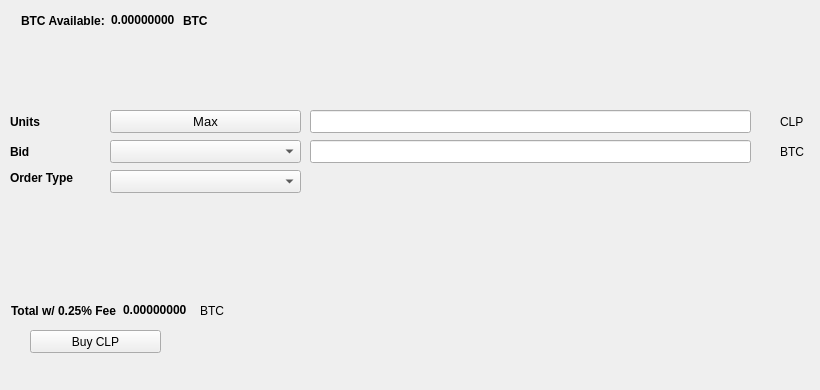
   <widget class="QWidget" name="BuyTab">
    <attribute name="title">
     <string>Buy</string>
    </attribute>
    <widget class="QPushButton" name="BuyCLP">
     <property name="geometry">
      <rect>
       <x>30</x>
       <y>330</y>
       <width>131</width>
       <height>23</height>
      </rect>
     </property>
     <property name="text">
      <string>Buy CLP</string>
     </property>
     <property name="icon">
      <iconset resource="../calypso.qrc">
       <normaloff>:/icons/bitcoin</normaloff>:/icons/bitcoin</iconset>
     </property>
    </widget>
    <widget class="QLabel" name="label_3">
     <property name="geometry">
      <rect>
       <x>10</x>
       <y>110</y>
       <width>46</width>
       <height>23</height>
      </rect>
     </property>
     <property name="font">
      <font>
       <weight>75</weight>
       <bold>true</bold>
      </font>
     </property>
     <property name="text">
      <string>Units</string>
     </property>
    </widget>
    <widget class="QLineEdit" name="UnitsInput">
     <property name="geometry">
      <rect>
       <x>310</x>
       <y>110</y>
       <width>441</width>
       <height>23</height>
      </rect>
     </property>
     <property name="font">
      <font>
       <pointsize>9</pointsize>
       <weight>75</weight>
       <bold>true</bold>
      </font>
     </property>
    </widget>
    <widget class="QLineEdit" name="BuyBidPriceEdit">
     <property name="geometry">
      <rect>
       <x>310</x>
       <y>140</y>
       <width>441</width>
       <height>23</height>
      </rect>
     </property>
     <property name="font">
      <font>
       <pointsize>9</pointsize>
       <weight>75</weight>
       <bold>true</bold>
      </font>
     </property>
    </widget>
    <widget class="QLabel" name="label_4">
     <property name="geometry">
      <rect>
       <x>780</x>
       <y>110</y>
       <width>31</width>
       <height>23</height>
      </rect>
     </property>
     <property name="text">
      <string>CLP</string>
     </property>
    </widget>
    <widget class="QLabel" name="label_5">
     <property name="geometry">
      <rect>
       <x>780</x>
       <y>140</y>
       <width>31</width>
       <height>23</height>
      </rect>
     </property>
     <property name="text">
      <string>BTC</string>
     </property>
    </widget>
    <widget class="QLabel" name="label_6">
     <property name="geometry">
      <rect>
       <x>10</x>
       <y>140</y>
       <width>46</width>
       <height>23</height>
      </rect>
     </property>
     <property name="font">
      <font>
       <weight>75</weight>
       <bold>true</bold>
      </font>
     </property>
     <property name="text">
      <string>Bid</string>
     </property>
    </widget>
    <widget class="QLabel" name="label_7">
     <property name="geometry">
      <rect>
       <x>10</x>
       <y>170</y>
       <width>91</width>
       <height>16</height>
      </rect>
     </property>
     <property name="font">
      <font>
       <weight>75</weight>
       <bold>true</bold>
      </font>
     </property>
     <property name="text">
      <string>Order Type</string>
     </property>
    </widget>
    <widget class="QPushButton" name="Buy_Max_Amount">
     <property name="geometry">
      <rect>
       <x>110</x>
       <y>110</y>
       <width>191</width>
       <height>23</height>
      </rect>
     </property>
     <property name="font">
      <font>
       <pointsize>10</pointsize>
      </font>
     </property>
     <property name="text">
      <string>Max</string>
     </property>
    </widget>
    <widget class="QComboBox" name="BuyBidcomboBox">
     <property name="geometry">
      <rect>
       <x>110</x>
       <y>140</y>
       <width>191</width>
       <height>23</height>
      </rect>
     </property>
     <property name="font">
      <font>
       <pointsize>10</pointsize>
      </font>
     </property>
    </widget>
    <widget class="QComboBox" name="buyOrdertypeCombo">
     <property name="geometry">
      <rect>
       <x>110</x>
       <y>170</y>
       <width>191</width>
       <height>23</height>
      </rect>
     </property>
     <property name="font">
      <font>
       <pointsize>10</pointsize>
      </font>
     </property>
    </widget>
    <widget class="QWidget" name="layoutWidget1">
     <property name="geometry">
      <rect>
       <x>21</x>
       <y>11</y>
       <width>227</width>
       <height>19</height>
      </rect>
     </property>
     <layout class="QHBoxLayout" name="horizontalLayout_3">
      <item>
       <widget class="QLabel" name="label232">
        <property name="font">
         <font>
          <weight>75</weight>
          <bold>true</bold>
         </font>
        </property>
        <property name="text">
         <string>BTC Available:</string>
        </property>
       </widget>
      </item>
      <item>
       <widget class="QLabel" name="BtcAvailableLbl">
        <property name="palette">
         <palette>
          <active>
           <colorrole role="WindowText">
            <brush brushstyle="SolidPattern">
             <color alpha="255">
              <red>0</red>
              <green>0</green>
              <blue>0</blue>
             </color>
            </brush>
           </colorrole>
           <colorrole role="Button">
            <brush brushstyle="SolidPattern">
             <color alpha="255">
              <red>0</red>
              <green>170</green>
              <blue>0</blue>
             </color>
            </brush>
           </colorrole>
           <colorrole role="Light">
            <brush brushstyle="SolidPattern">
             <color alpha="255">
              <red>0</red>
              <green>255</green>
              <blue>0</blue>
             </color>
            </brush>
           </colorrole>
           <colorrole role="Midlight">
            <brush brushstyle="SolidPattern">
             <color alpha="255">
              <red>0</red>
              <green>212</green>
              <blue>0</blue>
             </color>
            </brush>
           </colorrole>
           <colorrole role="Dark">
            <brush brushstyle="SolidPattern">
             <color alpha="255">
              <red>0</red>
              <green>85</green>
              <blue>0</blue>
             </color>
            </brush>
           </colorrole>
           <colorrole role="Mid">
            <brush brushstyle="SolidPattern">
             <color alpha="255">
              <red>0</red>
              <green>113</green>
              <blue>0</blue>
             </color>
            </brush>
           </colorrole>
           <colorrole role="Text">
            <brush brushstyle="SolidPattern">
             <color alpha="255">
              <red>0</red>
              <green>170</green>
              <blue>0</blue>
             </color>
            </brush>
           </colorrole>
           <colorrole role="BrightText">
            <brush brushstyle="SolidPattern">
             <color alpha="255">
              <red>255</red>
              <green>255</green>
              <blue>255</blue>
             </color>
            </brush>
           </colorrole>
           <colorrole role="ButtonText">
            <brush brushstyle="SolidPattern">
             <color alpha="255">
              <red>0</red>
              <green>0</green>
              <blue>0</blue>
             </color>
            </brush>
           </colorrole>
           <colorrole role="Base">
            <brush brushstyle="SolidPattern">
             <color alpha="255">
              <red>255</red>
              <green>255</green>
              <blue>255</blue>
             </color>
            </brush>
           </colorrole>
           <colorrole role="Window">
            <brush brushstyle="SolidPattern">
             <color alpha="255">
              <red>0</red>
              <green>170</green>
              <blue>0</blue>
             </color>
            </brush>
           </colorrole>
           <colorrole role="Shadow">
            <brush brushstyle="SolidPattern">
             <color alpha="255">
              <red>0</red>
              <green>0</green>
              <blue>0</blue>
             </color>
            </brush>
           </colorrole>
           <colorrole role="AlternateBase">
            <brush brushstyle="SolidPattern">
             <color alpha="255">
              <red>127</red>
              <green>212</green>
              <blue>127</blue>
             </color>
            </brush>
           </colorrole>
           <colorrole role="ToolTipBase">
            <brush brushstyle="SolidPattern">
             <color alpha="255">
              <red>255</red>
              <green>255</green>
              <blue>220</blue>
             </color>
            </brush>
           </colorrole>
           <colorrole role="ToolTipText">
            <brush brushstyle="SolidPattern">
             <color alpha="255">
              <red>0</red>
              <green>0</green>
              <blue>0</blue>
             </color>
            </brush>
           </colorrole>
          </active>
          <inactive>
           <colorrole role="WindowText">
            <brush brushstyle="SolidPattern">
             <color alpha="255">
              <red>0</red>
              <green>0</green>
              <blue>0</blue>
             </color>
            </brush>
           </colorrole>
           <colorrole role="Button">
            <brush brushstyle="SolidPattern">
             <color alpha="255">
              <red>0</red>
              <green>170</green>
              <blue>0</blue>
             </color>
            </brush>
           </colorrole>
           <colorrole role="Light">
            <brush brushstyle="SolidPattern">
             <color alpha="255">
              <red>0</red>
              <green>255</green>
              <blue>0</blue>
             </color>
            </brush>
           </colorrole>
           <colorrole role="Midlight">
            <brush brushstyle="SolidPattern">
             <color alpha="255">
              <red>0</red>
              <green>212</green>
              <blue>0</blue>
             </color>
            </brush>
           </colorrole>
           <colorrole role="Dark">
            <brush brushstyle="SolidPattern">
             <color alpha="255">
              <red>0</red>
              <green>85</green>
              <blue>0</blue>
             </color>
            </brush>
           </colorrole>
           <colorrole role="Mid">
            <brush brushstyle="SolidPattern">
             <color alpha="255">
              <red>0</red>
              <green>113</green>
              <blue>0</blue>
             </color>
            </brush>
           </colorrole>
           <colorrole role="Text">
            <brush brushstyle="SolidPattern">
             <color alpha="255">
              <red>0</red>
              <green>170</green>
              <blue>0</blue>
             </color>
            </brush>
           </colorrole>
           <colorrole role="BrightText">
            <brush brushstyle="SolidPattern">
             <color alpha="255">
              <red>255</red>
              <green>255</green>
              <blue>255</blue>
             </color>
            </brush>
           </colorrole>
           <colorrole role="ButtonText">
            <brush brushstyle="SolidPattern">
             <color alpha="255">
              <red>0</red>
              <green>0</green>
              <blue>0</blue>
             </color>
            </brush>
           </colorrole>
           <colorrole role="Base">
            <brush brushstyle="SolidPattern">
             <color alpha="255">
              <red>255</red>
              <green>255</green>
              <blue>255</blue>
             </color>
            </brush>
           </colorrole>
           <colorrole role="Window">
            <brush brushstyle="SolidPattern">
             <color alpha="255">
              <red>0</red>
              <green>170</green>
              <blue>0</blue>
             </color>
            </brush>
           </colorrole>
           <colorrole role="Shadow">
            <brush brushstyle="SolidPattern">
             <color alpha="255">
              <red>0</red>
              <green>0</green>
              <blue>0</blue>
             </color>
            </brush>
           </colorrole>
           <colorrole role="AlternateBase">
            <brush brushstyle="SolidPattern">
             <color alpha="255">
              <red>127</red>
              <green>212</green>
              <blue>127</blue>
             </color>
            </brush>
           </colorrole>
           <colorrole role="ToolTipBase">
            <brush brushstyle="SolidPattern">
             <color alpha="255">
              <red>255</red>
              <green>255</green>
              <blue>220</blue>
             </color>
            </brush>
           </colorrole>
           <colorrole role="ToolTipText">
            <brush brushstyle="SolidPattern">
             <color alpha="255">
              <red>0</red>
              <green>0</green>
              <blue>0</blue>
             </color>
            </brush>
           </colorrole>
          </inactive>
          <disabled>
           <colorrole role="WindowText">
            <brush brushstyle="SolidPattern">
             <color alpha="255">
              <red>0</red>
              <green>85</green>
              <blue>0</blue>
             </color>
            </brush>
           </colorrole>
           <colorrole role="Button">
            <brush brushstyle="SolidPattern">
             <color alpha="255">
              <red>0</red>
              <green>170</green>
              <blue>0</blue>
             </color>
            </brush>
           </colorrole>
           <colorrole role="Light">
            <brush brushstyle="SolidPattern">
             <color alpha="255">
              <red>0</red>
              <green>255</green>
              <blue>0</blue>
             </color>
            </brush>
           </colorrole>
           <colorrole role="Midlight">
            <brush brushstyle="SolidPattern">
             <color alpha="255">
              <red>0</red>
              <green>212</green>
              <blue>0</blue>
             </color>
            </brush>
           </colorrole>
           <colorrole role="Dark">
            <brush brushstyle="SolidPattern">
             <color alpha="255">
              <red>0</red>
              <green>85</green>
              <blue>0</blue>
             </color>
            </brush>
           </colorrole>
           <colorrole role="Mid">
            <brush brushstyle="SolidPattern">
             <color alpha="255">
              <red>0</red>
              <green>113</green>
              <blue>0</blue>
             </color>
            </brush>
           </colorrole>
           <colorrole role="Text">
            <brush brushstyle="SolidPattern">
             <color alpha="255">
              <red>0</red>
              <green>85</green>
              <blue>0</blue>
             </color>
            </brush>
           </colorrole>
           <colorrole role="BrightText">
            <brush brushstyle="SolidPattern">
             <color alpha="255">
              <red>255</red>
              <green>255</green>
              <blue>255</blue>
             </color>
            </brush>
           </colorrole>
           <colorrole role="ButtonText">
            <brush brushstyle="SolidPattern">
             <color alpha="255">
              <red>0</red>
              <green>85</green>
              <blue>0</blue>
             </color>
            </brush>
           </colorrole>
           <colorrole role="Base">
            <brush brushstyle="SolidPattern">
             <color alpha="255">
              <red>0</red>
              <green>170</green>
              <blue>0</blue>
             </color>
            </brush>
           </colorrole>
           <colorrole role="Window">
            <brush brushstyle="SolidPattern">
             <color alpha="255">
              <red>0</red>
              <green>170</green>
              <blue>0</blue>
             </color>
            </brush>
           </colorrole>
           <colorrole role="Shadow">
            <brush brushstyle="SolidPattern">
             <color alpha="255">
              <red>0</red>
              <green>0</green>
              <blue>0</blue>
             </color>
            </brush>
           </colorrole>
           <colorrole role="AlternateBase">
            <brush brushstyle="SolidPattern">
             <color alpha="255">
              <red>0</red>
              <green>170</green>
              <blue>0</blue>
             </color>
            </brush>
           </colorrole>
           <colorrole role="ToolTipBase">
            <brush brushstyle="SolidPattern">
             <color alpha="255">
              <red>255</red>
              <green>255</green>
              <blue>220</blue>
             </color>
            </brush>
           </colorrole>
           <colorrole role="ToolTipText">
            <brush brushstyle="SolidPattern">
             <color alpha="255">
              <red>0</red>
              <green>0</green>
              <blue>0</blue>
             </color>
            </brush>
           </colorrole>
          </disabled>
         </palette>
        </property>
        <property name="font">
         <font>
          <weight>75</weight>
          <bold>true</bold>
         </font>
        </property>
        <property name="text">
         <string>0.00000000</string>
        </property>
        <property name="textInteractionFlags">
         <set>Qt::LinksAccessibleByMouse|Qt::TextSelectableByKeyboard|Qt::TextSelectableByMouse</set>
        </property>
       </widget>
      </item>
      <item>
       <widget class="QLabel" name="BtcAvailableLbl_2">
        <property name="font">
         <font>
          <weight>75</weight>
          <bold>true</bold>
         </font>
        </property>
        <property name="text">
         <string>BTC</string>
        </property>
       </widget>
      </item>
     </layout>
    </widget>
    <widget class="QWidget" name="layoutWidge2">
     <property name="geometry">
      <rect>
       <x>11</x>
       <y>301</y>
       <width>259</width>
       <height>19</height>
      </rect>
     </property>
     <layout class="QHBoxLayout" name="horizontalLayout_4">
      <item>
       <widget class="QLabel" name="label_9">
        <property name="font">
         <font>
          <weight>75</weight>
          <bold>true</bold>
         </font>
        </property>
        <property name="text">
         <string>Total w/ 0.25% Fee</string>
        </property>
       </widget>
      </item>
      <item>
       <widget class="QLabel" name="BuyCostLabel">
        <property name="palette">
         <palette>
          <active>
           <colorrole role="WindowText">
            <brush brushstyle="SolidPattern">
             <color alpha="255">
              <red>0</red>
              <green>0</green>
              <blue>0</blue>
             </color>
            </brush>
           </colorrole>
           <colorrole role="Button">
            <brush brushstyle="SolidPattern">
             <color alpha="255">
              <red>0</red>
              <green>170</green>
              <blue>0</blue>
             </color>
            </brush>
           </colorrole>
           <colorrole role="Light">
            <brush brushstyle="SolidPattern">
             <color alpha="255">
              <red>0</red>
              <green>255</green>
              <blue>0</blue>
             </color>
            </brush>
           </colorrole>
           <colorrole role="Midlight">
            <brush brushstyle="SolidPattern">
             <color alpha="255">
              <red>0</red>
              <green>212</green>
              <blue>0</blue>
             </color>
            </brush>
           </colorrole>
           <colorrole role="Dark">
            <brush brushstyle="SolidPattern">
             <color alpha="255">
              <red>0</red>
              <green>85</green>
              <blue>0</blue>
             </color>
            </brush>
           </colorrole>
           <colorrole role="Mid">
            <brush brushstyle="SolidPattern">
             <color alpha="255">
              <red>0</red>
              <green>113</green>
              <blue>0</blue>
             </color>
            </brush>
           </colorrole>
           <colorrole role="Text">
            <brush brushstyle="SolidPattern">
             <color alpha="255">
              <red>0</red>
              <green>170</green>
              <blue>0</blue>
             </color>
            </brush>
           </colorrole>
           <colorrole role="BrightText">
            <brush brushstyle="SolidPattern">
             <color alpha="255">
              <red>255</red>
              <green>255</green>
              <blue>255</blue>
             </color>
            </brush>
           </colorrole>
           <colorrole role="ButtonText">
            <brush brushstyle="SolidPattern">
             <color alpha="255">
              <red>0</red>
              <green>0</green>
              <blue>0</blue>
             </color>
            </brush>
           </colorrole>
           <colorrole role="Base">
            <brush brushstyle="SolidPattern">
             <color alpha="255">
              <red>255</red>
              <green>255</green>
              <blue>255</blue>
             </color>
            </brush>
           </colorrole>
           <colorrole role="Window">
            <brush brushstyle="SolidPattern">
             <color alpha="255">
              <red>0</red>
              <green>170</green>
              <blue>0</blue>
             </color>
            </brush>
           </colorrole>
           <colorrole role="Shadow">
            <brush brushstyle="SolidPattern">
             <color alpha="255">
              <red>0</red>
              <green>0</green>
              <blue>0</blue>
             </color>
            </brush>
           </colorrole>
           <colorrole role="AlternateBase">
            <brush brushstyle="SolidPattern">
             <color alpha="255">
              <red>127</red>
              <green>212</green>
              <blue>127</blue>
             </color>
            </brush>
           </colorrole>
           <colorrole role="ToolTipBase">
            <brush brushstyle="SolidPattern">
             <color alpha="255">
              <red>255</red>
              <green>255</green>
              <blue>220</blue>
             </color>
            </brush>
           </colorrole>
           <colorrole role="ToolTipText">
            <brush brushstyle="SolidPattern">
             <color alpha="255">
              <red>0</red>
              <green>0</green>
              <blue>0</blue>
             </color>
            </brush>
           </colorrole>
          </active>
          <inactive>
           <colorrole role="WindowText">
            <brush brushstyle="SolidPattern">
             <color alpha="255">
              <red>0</red>
              <green>0</green>
              <blue>0</blue>
             </color>
            </brush>
           </colorrole>
           <colorrole role="Button">
            <brush brushstyle="SolidPattern">
             <color alpha="255">
              <red>0</red>
              <green>170</green>
              <blue>0</blue>
             </color>
            </brush>
           </colorrole>
           <colorrole role="Light">
            <brush brushstyle="SolidPattern">
             <color alpha="255">
              <red>0</red>
              <green>255</green>
              <blue>0</blue>
             </color>
            </brush>
           </colorrole>
           <colorrole role="Midlight">
            <brush brushstyle="SolidPattern">
             <color alpha="255">
              <red>0</red>
              <green>212</green>
              <blue>0</blue>
             </color>
            </brush>
           </colorrole>
           <colorrole role="Dark">
            <brush brushstyle="SolidPattern">
             <color alpha="255">
              <red>0</red>
              <green>85</green>
              <blue>0</blue>
             </color>
            </brush>
           </colorrole>
           <colorrole role="Mid">
            <brush brushstyle="SolidPattern">
             <color alpha="255">
              <red>0</red>
              <green>113</green>
              <blue>0</blue>
             </color>
            </brush>
           </colorrole>
           <colorrole role="Text">
            <brush brushstyle="SolidPattern">
             <color alpha="255">
              <red>0</red>
              <green>170</green>
              <blue>0</blue>
             </color>
            </brush>
           </colorrole>
           <colorrole role="BrightText">
            <brush brushstyle="SolidPattern">
             <color alpha="255">
              <red>255</red>
              <green>255</green>
              <blue>255</blue>
             </color>
            </brush>
           </colorrole>
           <colorrole role="ButtonText">
            <brush brushstyle="SolidPattern">
             <color alpha="255">
              <red>0</red>
              <green>0</green>
              <blue>0</blue>
             </color>
            </brush>
           </colorrole>
           <colorrole role="Base">
            <brush brushstyle="SolidPattern">
             <color alpha="255">
              <red>255</red>
              <green>255</green>
              <blue>255</blue>
             </color>
            </brush>
           </colorrole>
           <colorrole role="Window">
            <brush brushstyle="SolidPattern">
             <color alpha="255">
              <red>0</red>
              <green>170</green>
              <blue>0</blue>
             </color>
            </brush>
           </colorrole>
           <colorrole role="Shadow">
            <brush brushstyle="SolidPattern">
             <color alpha="255">
              <red>0</red>
              <green>0</green>
              <blue>0</blue>
             </color>
            </brush>
           </colorrole>
           <colorrole role="AlternateBase">
            <brush brushstyle="SolidPattern">
             <color alpha="255">
              <red>127</red>
              <green>212</green>
              <blue>127</blue>
             </color>
            </brush>
           </colorrole>
           <colorrole role="ToolTipBase">
            <brush brushstyle="SolidPattern">
             <color alpha="255">
              <red>255</red>
              <green>255</green>
              <blue>220</blue>
             </color>
            </brush>
           </colorrole>
           <colorrole role="ToolTipText">
            <brush brushstyle="SolidPattern">
             <color alpha="255">
              <red>0</red>
              <green>0</green>
              <blue>0</blue>
             </color>
            </brush>
           </colorrole>
          </inactive>
          <disabled>
           <colorrole role="WindowText">
            <brush brushstyle="SolidPattern">
             <color alpha="255">
              <red>0</red>
              <green>85</green>
              <blue>0</blue>
             </color>
            </brush>
           </colorrole>
           <colorrole role="Button">
            <brush brushstyle="SolidPattern">
             <color alpha="255">
              <red>0</red>
              <green>170</green>
              <blue>0</blue>
             </color>
            </brush>
           </colorrole>
           <colorrole role="Light">
            <brush brushstyle="SolidPattern">
             <color alpha="255">
              <red>0</red>
              <green>255</green>
              <blue>0</blue>
             </color>
            </brush>
           </colorrole>
           <colorrole role="Midlight">
            <brush brushstyle="SolidPattern">
             <color alpha="255">
              <red>0</red>
              <green>212</green>
              <blue>0</blue>
             </color>
            </brush>
           </colorrole>
           <colorrole role="Dark">
            <brush brushstyle="SolidPattern">
             <color alpha="255">
              <red>0</red>
              <green>85</green>
              <blue>0</blue>
             </color>
            </brush>
           </colorrole>
           <colorrole role="Mid">
            <brush brushstyle="SolidPattern">
             <color alpha="255">
              <red>0</red>
              <green>113</green>
              <blue>0</blue>
             </color>
            </brush>
           </colorrole>
           <colorrole role="Text">
            <brush brushstyle="SolidPattern">
             <color alpha="255">
              <red>0</red>
              <green>85</green>
              <blue>0</blue>
             </color>
            </brush>
           </colorrole>
           <colorrole role="BrightText">
            <brush brushstyle="SolidPattern">
             <color alpha="255">
              <red>255</red>
              <green>255</green>
              <blue>255</blue>
             </color>
            </brush>
           </colorrole>
           <colorrole role="ButtonText">
            <brush brushstyle="SolidPattern">
             <color alpha="255">
              <red>0</red>
              <green>85</green>
              <blue>0</blue>
             </color>
            </brush>
           </colorrole>
           <colorrole role="Base">
            <brush brushstyle="SolidPattern">
             <color alpha="255">
              <red>0</red>
              <green>170</green>
              <blue>0</blue>
             </color>
            </brush>
           </colorrole>
           <colorrole role="Window">
            <brush brushstyle="SolidPattern">
             <color alpha="255">
              <red>0</red>
              <green>170</green>
              <blue>0</blue>
             </color>
            </brush>
           </colorrole>
           <colorrole role="Shadow">
            <brush brushstyle="SolidPattern">
             <color alpha="255">
              <red>0</red>
              <green>0</green>
              <blue>0</blue>
             </color>
            </brush>
           </colorrole>
           <colorrole role="AlternateBase">
            <brush brushstyle="SolidPattern">
             <color alpha="255">
              <red>0</red>
              <green>170</green>
              <blue>0</blue>
             </color>
            </brush>
           </colorrole>
           <colorrole role="ToolTipBase">
            <brush brushstyle="SolidPattern">
             <color alpha="255">
              <red>255</red>
              <green>255</green>
              <blue>220</blue>
             </color>
            </brush>
           </colorrole>
           <colorrole role="ToolTipText">
            <brush brushstyle="SolidPattern">
             <color alpha="255">
              <red>0</red>
              <green>0</green>
              <blue>0</blue>
             </color>
            </brush>
           </colorrole>
          </disabled>
         </palette>
        </property>
        <property name="font">
         <font>
          <weight>75</weight>
          <bold>true</bold>
         </font>
        </property>
        <property name="autoFillBackground">
         <bool>false</bool>
        </property>
        <property name="text">
         <string>0.00000000</string>
        </property>
        <property name="textInteractionFlags">
         <set>Qt::LinksAccessibleByMouse|Qt::TextSelectableByMouse</set>
        </property>
       </widget>
      </item>
      <item>
       <widget class="QLabel" name="label_10">
        <property name="font">
         <font>
          <weight>50</weight>
          <bold>false</bold>
         </font>
        </property>
        <property name="text">
         <string>BTC</string>
        </property>
       </widget>
      </item>
     </layout>
    </widget>
    <widget class="QLabel" name="label_24">
     <property name="geometry">
      <rect>
       <x>460</x>
       <y>300</y>
       <width>281</width>
       <height>81</height>
      </rect>
     </property>
     <property name="text">
      <string/>
     </property>
     <property name="pixmap">
      <pixmap>:/images/bittrex</pixmap>
     </property>
    </widget>
   </widget>
